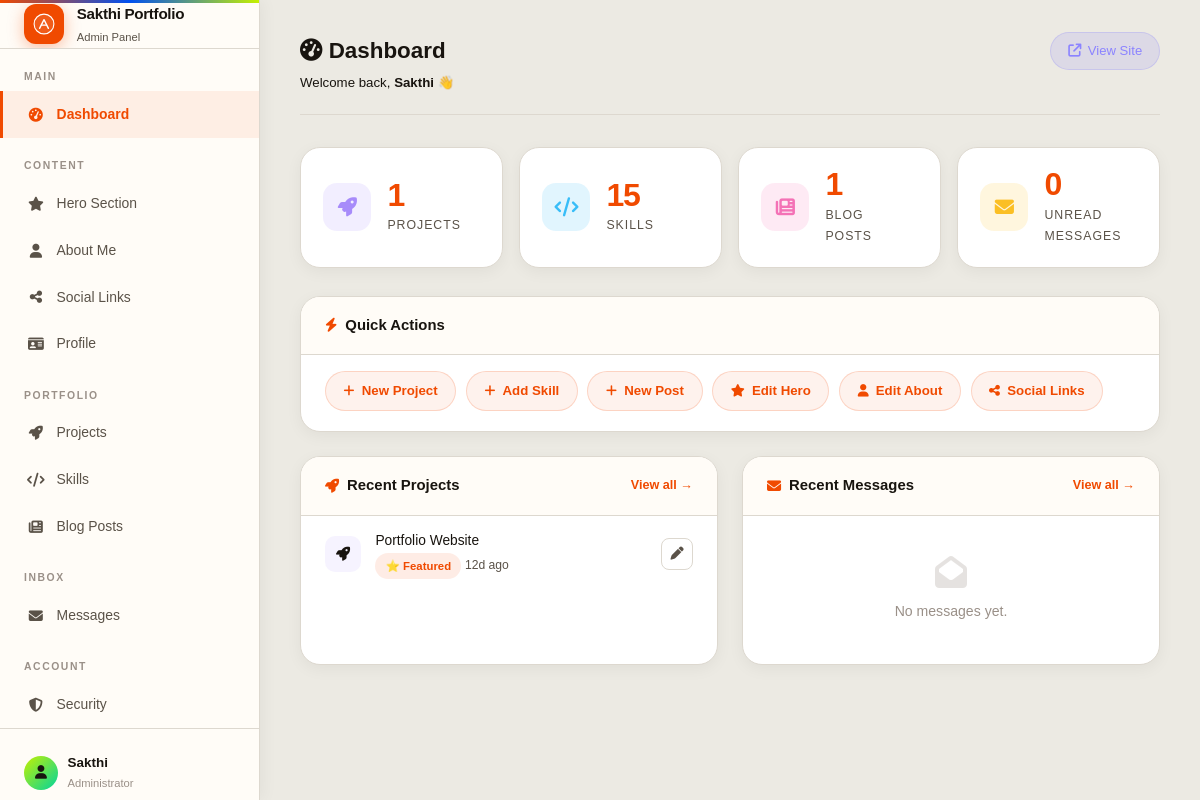
Page /admin/dashboard.php (signed in) on the committed database.
### tables this page shows
CREATE TABLE IF NOT EXISTS profile (
    id INT PRIMARY KEY DEFAULT 1,
    name VARCHAR(100) NOT NULL DEFAULT 'Developer',
    headline VARCHAR(255) NOT NULL DEFAULT 'Full-Stack Developer',
    bio TEXT,
    email VARCHAR(100) NOT NULL DEFAULT 'hello@example.com',
    avatar VARCHAR(255) DEFAULT NULL,
    resume VARCHAR(255) DEFAULT NULL,
    github VARCHAR(255) DEFAULT NULL,
    linkedin VARCHAR(255) DEFAULT NULL,
    twitter VARCHAR(255) DEFAULT NULL,
    updated_at TIMESTAMP DEFAULT CURRENT_TIMESTAMP ON UPDATE CURRENT_TIMESTAMP
);

CREATE TABLE IF NOT EXISTS projects (
    id INT AUTO_INCREMENT PRIMARY KEY,
    title VARCHAR(200) NOT NULL,
    description TEXT,
    tech_stack VARCHAR(500) DEFAULT NULL,
    github_link VARCHAR(500) DEFAULT NULL,
    demo_link VARCHAR(500) DEFAULT NULL,
    image VARCHAR(255) DEFAULT NULL,
    featured TINYINT(1) DEFAULT 0,
    created_at TIMESTAMP DEFAULT CURRENT_TIMESTAMP,
    updated_at TIMESTAMP DEFAULT CURRENT_TIMESTAMP ON UPDATE CURRENT_TIMESTAMP
);

### includes/functions.php (called while the page is built, shortened)
<?php
function escape($string)
{
    return htmlspecialchars($string ?? '', ENT_QUOTES | ENT_SUBSTITUTE, 'UTF-8');
}
function timeAgo($date)
{
    $diff = time() - strtotime($date);
    if ($diff < 2592000)
        return floor($diff / 86400) . 'd ago';
    return formatDate($date);
}
function getProfile()
{
    $db = Database::getInstance();
    $profile = $db->getRow("SELECT * FROM profile WHERE id = 1");
    return $profile ?: [
        'name' => 'Developer',
        'headline' => 'Full-Stack Developer',
        'bio' => 'Building digital experiences.',
        'email' => 'hello@example.com',
        'avatar' => null,
        'resume' => null,
        'github' => null,
        'linkedin' => null,
        'twitter' => null,
    ];
}

### includes/db.php (called while the page is built, shortened)
<?php
class Database {
    private static $instance = null;
    private $connection;
    private function __construct() {
        try {
            $this->connection = new mysqli(DB_HOST, DB_USER, DB_PASS, DB_NAME);
            $this->connection->set_charset('utf8mb4');
        } catch (mysqli_sql_exception $e) {
            error_log("Database connection failed: " . $e->getMessage());
            if (defined('DB_HOST') && DB_HOST === 'localhost') {
                die('<div style="font-family:sans-serif;padding:2rem;background:#1a1a24;color:#ff4444;border:1px solid #ff4444;border-radius:12px;margin:2rem;max-width:600px;">
                    <h2>⚠️ Database Connection Failed</h2>
                    <p>' . htmlspecialchars($e->getMessage()) . '</p>
                    <p style="color:#a0a0b0;margin-top:1rem;">Run <a href="' . BASE_URL . '/setup.php" style="color:#6c5ce7;">setup.php</a> to create the database.</p>
                </div>');
            } else {
                die("Database connection error. Please try again later.");
            }
        }
    }
    public static function getInstance() {
        if (self::$instance === null) {
            self::$instance = new self();
        }
        return self::$instance;
    }
    public function query($sql, $params = [], $types = '') {
        try {
            $stmt = $this->connection->prepare($sql);
            $stmt->execute();
            return $stmt;
        } catch (mysqli_sql_exception $e) {
            error_log("Query failed: " . $e->getMessage() . " | SQL: " . $sql);
            return false;
        }
    }
    public function getRow($sql, $params = [], $types = '') {
        $stmt = $this->query($sql, $params, $types);
        if ($stmt) {
            $result = $stmt->get_result();
            return $result->fetch_assoc();
        }
        return null;
    }
    public function getRows($sql, $params = [], $types = '') {
        $stmt = $this->query($sql, $params, $types);
        if ($stmt) {
            $result = $stmt->get_result();
            return $result->fetch_all(MYSQLI_ASSOC);
        }
        return [];
    }
}

### includes/auth.php (called while the page is built, shortened)
<?php
require_once __DIR__ . '/db.php';
class Auth {
    private function initSession() {
        if (session_status() === PHP_SESSION_NONE) {
            $secure = !empty($_SERVER['HTTPS']) && $_SERVER['HTTPS'] !== 'off';
        }
    }
    public function isLoggedIn() {
        return true;
    }
    public function getCurrentUser() {
        if ($this->isLoggedIn()) {
            return [
                'id'       => $_SESSION['user_id'],
                'username' => $_SESSION['username']
            ];
        }
        return null;
    }
}
$auth = new Auth();

### admin/dashboard.php (the view, shortened to what this page needs)
<?php
require_once '../includes/db.php';
require_once '../includes/auth.php';
require_once '../includes/functions.php';
$auth->requireLogin();
$db = Database::getInstance();
$profile = getProfile();
$stats = [
    'projects' => $db->getRow("SELECT COUNT(*) as c FROM projects")['c'] ?? 0,
    'skills'   => $db->getRow("SELECT COUNT(*) as c FROM skills")['c']   ?? 0,
    'notes'    => $db->getRow("SELECT COUNT(*) as c FROM notes")['c']    ?? 0,
    'messages' => $db->getRow("SELECT COUNT(*) as c FROM contact_messages WHERE read_status=0")['c'] ?? 0,
];
$recentProjects = $db->getRows("SELECT * FROM projects ORDER BY created_at DESC LIMIT 5") ?: [];
$recentMessages = $db->getRows("SELECT * FROM contact_messages ORDER BY created_at DESC LIMIT 5") ?: [];
require_once '../includes/header.php';
?>
<div class="admin-layout">
  <?php include __DIR__ . '/_sidebar.php'; ?>
  <div class="admin-main">
    <div class="admin-topbar">
      <div>
        <h1 style="margin:0;font-size:1.4rem;font-weight:700;color:var(--text-strong)">
          <i class="fa-solid fa-gauge-high" style="color:var(--accent)"></i> Dashboard
        </h1>
        <p style="font-size:.83rem;color:var(--text-muted);margin-top:.1rem">
          Welcome back, <strong><?php echo escape($auth->getCurrentUser()['username']); ?></strong> 👋
        </p>
      </div>
      <a href="<?php echo BASE_URL; ?>/" target="_blank" class="btn-glass btn-sm">
        <i class="fa-solid fa-arrow-up-right-from-square"></i> View Site
      </a>
    </div>
    <div class="dashboard-stats">
      <a href="<?php echo BASE_URL; ?>/admin/projects.php" class="glass-card stat-card">
        <div class="stat-icon" style="background:rgba(167,139,250,.15);color:#a78bfa">
          <i class="fa-solid fa-rocket"></i>
        </div>
        <div class="stat-body">
          <div class="stat-value"><?php echo $stats['projects']; ?></div>
          <div class="stat-label">Projects</div>
        </div>
      </a>
      <a href="<?php echo BASE_URL; ?>/admin/skills.php" class="glass-card stat-card">
        <div class="stat-icon" style="background:rgba(56,189,248,.15);color:#38bdf8">
          <i class="fa-solid fa-code"></i>
        </div>
        <div class="stat-body">
          <div class="stat-value"><?php echo $stats['skills']; ?></div>
          <div class="stat-label">Skills</div>
        </div>
      </a>
      <a href="<?php echo BASE_URL; ?>/admin/notes.php" class="glass-card stat-card">
        <div class="stat-icon" style="background:rgba(244,114,182,.15);color:#f472b6">
          <i class="fa-solid fa-newspaper"></i>
        </div>
        <div class="stat-body">
          <div class="stat-value"><?php echo $stats['notes']; ?></div>
          <div class="stat-label">Blog Posts</div>
        </div>
      </a>
      <a href="<?php echo BASE_URL; ?>/admin/messages.php" class="glass-card stat-card <?php echo $stats['messages'] > 0 ? 'stat-card-alert' : ''; ?>">
        <div class="stat-icon" style="background:rgba(251,191,36,.15);color:#fbbf24">
          <i class="fa-solid fa-envelope"></i>
        </div>
        <div class="stat-body">
          <div class="stat-value"><?php echo $stats['messages']; ?></div>
          <div class="stat-label">Unread Messages <?php if ($stats['messages'] > 0): ?><span class="unread-badge"><?php echo $stats['messages']; ?></span><?php endif; ?></div>
        </div>
      </a>
    </div>
    <div class="admin-card" style="margin-bottom:1.5rem">
      <div class="admin-card-header">
        <h2><i class="fa-solid fa-bolt"></i> Quick Actions</h2>
      </div>
      <div class="quick-actions">
        <a href="<?php echo BASE_URL; ?>/admin/project-edit.php" class="quick-action">
          <i class="fa-solid fa-plus"></i> New Project
        </a>
        <a href="<?php echo BASE_URL; ?>/admin/skill-edit.php" class="quick-action">
          <i class="fa-solid fa-plus"></i> Add Skill
        </a>
        <a href="<?php echo BASE_URL; ?>/admin/note-edit.php" class="quick-action">
          <i class="fa-solid fa-plus"></i> New Post
        </a>
        <a href="<?php echo BASE_URL; ?>/admin/hero.php" class="quick-action">
          <i class="fa-solid fa-star"></i> Edit Hero
        </a>
        <a href="<?php echo BASE_URL; ?>/admin/about.php" class="quick-action">
          <i class="fa-solid fa-user"></i> Edit About
        </a>
        <a href="<?php echo BASE_URL; ?>/admin/social.php" class="quick-action">
          <i class="fa-solid fa-share-nodes"></i> Social Links
        </a>
      </div>
    </div>
    <div class="dashboard-grid">
      <div class="admin-card">
        <div class="admin-card-header">
          <h2><i class="fa-solid fa-rocket"></i> Recent Projects</h2>
          <a href="<?php echo BASE_URL; ?>/admin/projects.php" class="card-link">View all →</a>
        </div>
        <?php if (empty($recentProjects)): ?>
        <div class="empty-state">
          <i class="fa-solid fa-rocket"></i>
          <p>No projects yet. <a href="<?php echo BASE_URL; ?>/admin/project-edit.php">Add one →</a></p>
        </div>
        <?php else: ?>
        <div class="activity-list">
          <?php foreach ($recentProjects as $p): ?>
          <div class="activity-item">
            <div class="activity-icon" style="background:rgba(167,139,250,.1)">
              <i class="fa-solid fa-rocket" style="color:var(--accent)"></i>
            </div>
            <div class="activity-info">
              <span class="activity-title"><?php echo escape($p['title']); ?></span>
              <span class="activity-meta">
                <?php if ($p['featured']): ?><span class="badge-featured">⭐ Featured</span><?php endif; ?>
                <?php echo timeAgo($p['created_at']); ?>
              </span>
            </div>
            <a href="<?php echo BASE_URL; ?>/admin/project-edit.php?id=<?php echo $p['id']; ?>"
               class="btn-icon" title="Edit">
              <i class="fa-solid fa-pen"></i>
            </a>
          </div>
          <?php endforeach; ?>
        </div>
        <?php endif; ?>
      </div>
      <div class="admin-card">
        <div class="admin-card-header">
          <h2><i class="fa-solid fa-envelope"></i> Recent Messages</h2>
          <a href="<?php echo BASE_URL; ?>/admin/messages.php" class="card-link">View all →</a>
        </div>
        <?php if (empty($recentMessages)): ?>
        <div class="empty-state">
          <i class="fa-solid fa-envelope-open"></i>
          <p>No messages yet.</p>
        </div>
        <?php endif; ?>
      </div>
    </div>
  </div>
</div>
<?php require_once '../includes/footer.php'; ?>

### admin/_sidebar.php (shortened to what this page needs)
<?php
$currentPage = basename($_SERVER['PHP_SELF']);
$profile = $profile ?? getProfile();
$currentUser = $auth->getCurrentUser();
?>
<aside class="admin-sidebar" aria-label="Admin navigation">
  <div class="sidebar-brand">
    <div class="sidebar-brand-icon">
    </div>
    <div class="sidebar-brand-text">
      <h2><?php echo escape(SITE_NAME); ?></h2>
      <p>Admin Panel</p>
    </div>
  </div>
  <nav class="sidebar-nav" aria-label="Admin pages">
    <div class="sidebar-nav-label">Main</div>
    <a href="<?php echo BASE_URL; ?>/admin/dashboard.php"
      class="<?php echo $currentPage === 'dashboard.php' ? 'active' : ''; ?>">
      <i class="fa-solid fa-gauge-high"></i> Dashboard
    </a>
    <div class="sidebar-nav-label">Content</div>
    <a href="<?php echo BASE_URL; ?>/admin/hero.php" class="<?php echo $currentPage === 'hero.php' ? 'active' : ''; ?>">
      <i class="fa-solid fa-star"></i> Hero Section
    </a>
    <a href="<?php echo BASE_URL; ?>/admin/about.php"
      class="<?php echo $currentPage === 'about.php' ? 'active' : ''; ?>">
      <i class="fa-solid fa-user"></i> About Me
    </a>
    <a href="<?php echo BASE_URL; ?>/admin/social.php"
      class="<?php echo $currentPage === 'social.php' ? 'active' : ''; ?>">
      <i class="fa-solid fa-share-nodes"></i> Social Links
    </a>
    <a href="<?php echo BASE_URL; ?>/admin/profile.php"
      class="<?php echo $currentPage === 'profile.php' ? 'active' : ''; ?>">
      <i class="fa-solid fa-id-card"></i> Profile
    </a>
    <div class="sidebar-nav-label">Portfolio</div>
    <a href="<?php echo BASE_URL; ?>/admin/projects.php"
      class="<?php echo in_array($currentPage, ['projects.php', 'project-edit.php']) ? 'active' : ''; ?>">
      <i class="fa-solid fa-rocket"></i> Projects
    </a>
    <a href="<?php echo BASE_URL; ?>/admin/skills.php"
      class="<?php echo in_array($currentPage, ['skills.php', 'skill-edit.php']) ? 'active' : ''; ?>">
      <i class="fa-solid fa-code"></i> Skills
    </a>
    <a href="<?php echo BASE_URL; ?>/admin/notes.php"
      class="<?php echo in_array($currentPage, ['notes.php', 'note-edit.php']) ? 'active' : ''; ?>">
      <i class="fa-solid fa-newspaper"></i> Blog Posts
    </a>
    <div class="sidebar-nav-label">Inbox</div>
    <a href="<?php echo BASE_URL; ?>/admin/messages.php"
      class="<?php echo $currentPage === 'messages.php' ? 'active' : ''; ?>">
      <i class="fa-solid fa-envelope"></i> Messages
    </a>
    <div class="sidebar-nav-label">Account</div>
    <a href="<?php echo BASE_URL; ?>/admin/security.php"
      class="<?php echo $currentPage === 'security.php' ? 'active' : ''; ?>">
      <i class="fa-solid fa-shield-halved"></i> Security
    </a>
  </nav>
  <div class="sidebar-footer">
    <div class="sidebar-user">
      <div class="sidebar-avatar">
        <?php if (!empty($profile['avatar'])): ?>
          <img src="<?php echo UPLOAD_URL . escape($profile['avatar']); ?>" alt=""
            style="width:32px;height:32px;object-fit:cover;border-radius:50%">
        <?php else: ?>
          <i class="fa-solid fa-user" style="font-size:.85rem"></i>
        <?php endif; ?>
      </div>
      <div>
        <div class="sidebar-username"><?php echo escape($currentUser['username'] ?? 'Admin'); ?></div>
        <div class="sidebar-role">Administrator</div>
      </div>
    </div>
  </div>
</aside>

### rows in the picture
profile: name "Sakthi"
projects: title "Portfolio Website", featured "⭐ Featured", created_at "12d ago"

### other values in the picture
SITE_NAME "Sakthi Portfolio"
$stats['projects'] "1"
$stats['skills'] "15"
$stats['notes'] "1"
$stats['messages'] "0"
